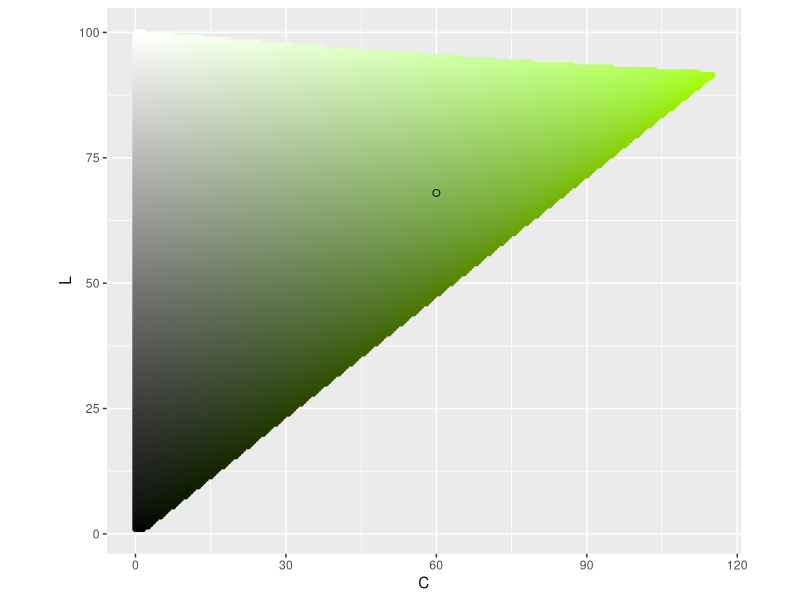
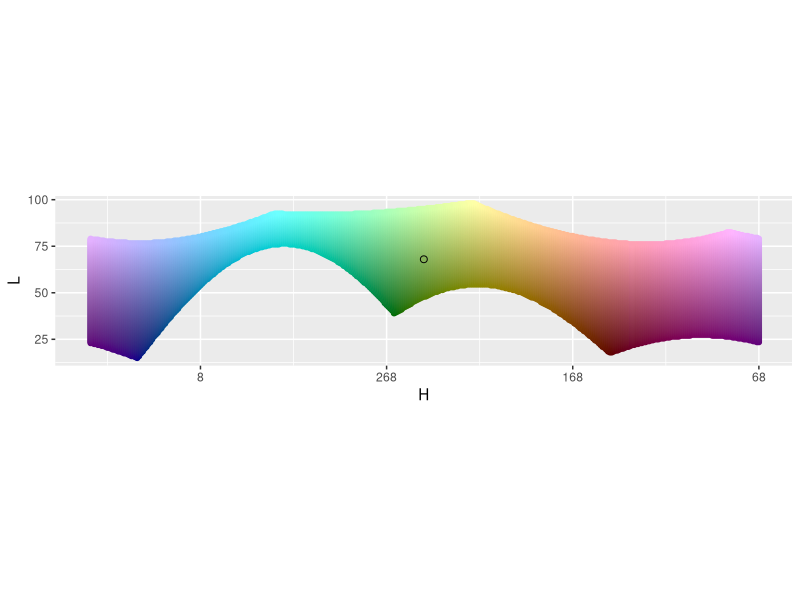
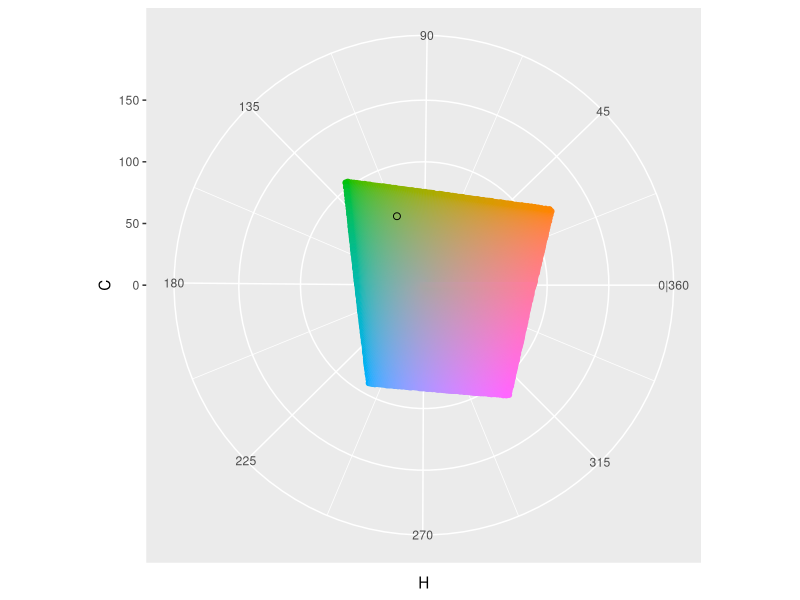
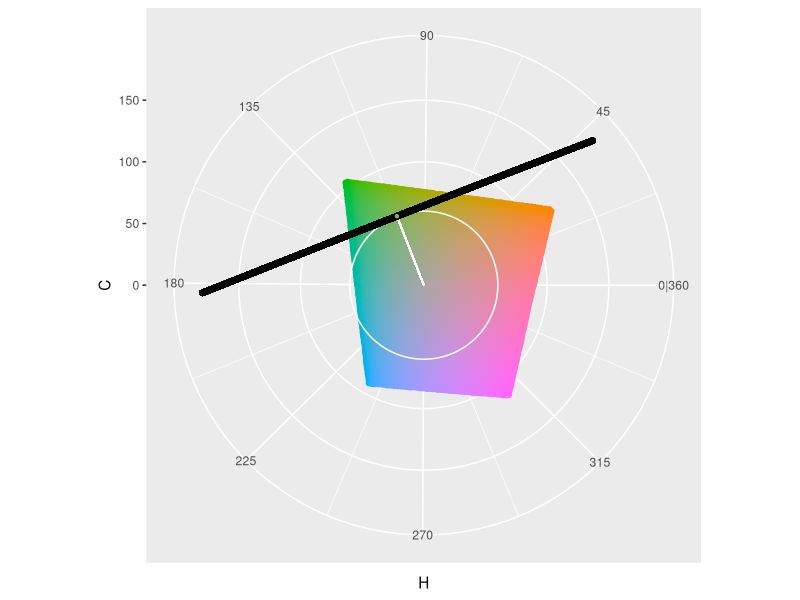
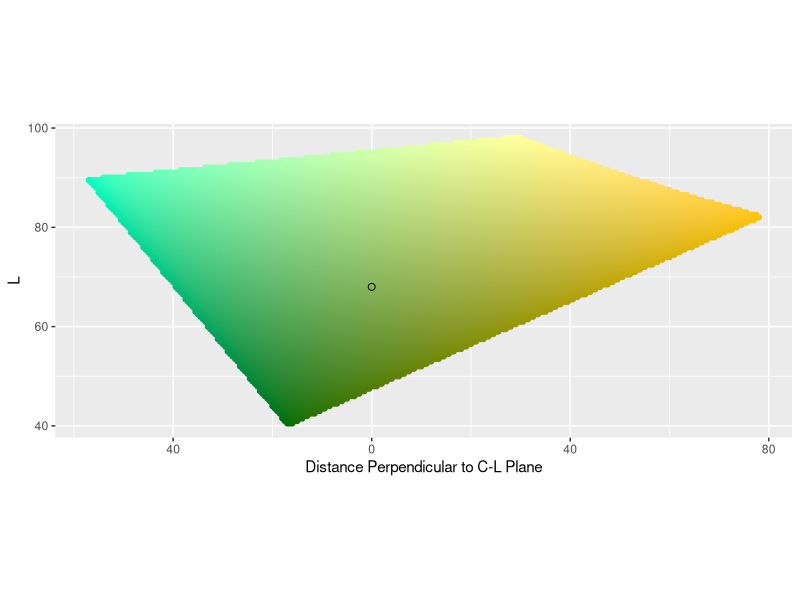
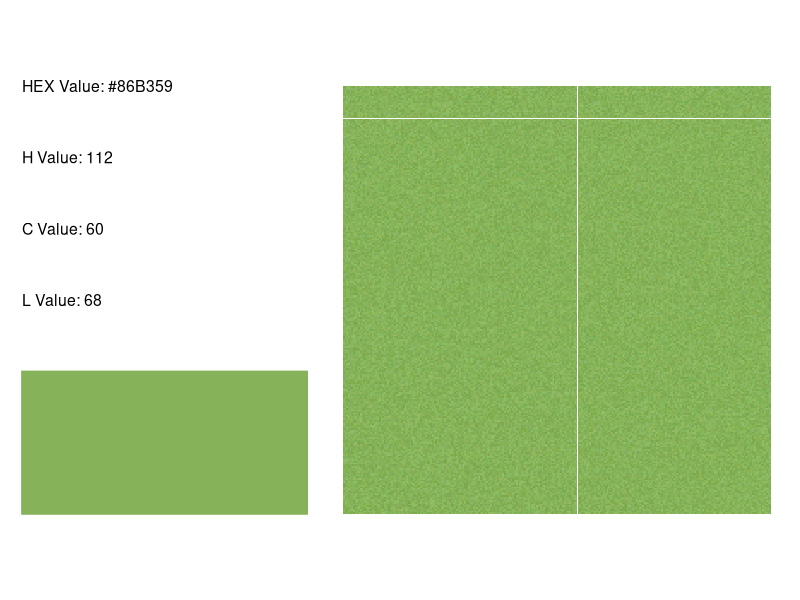
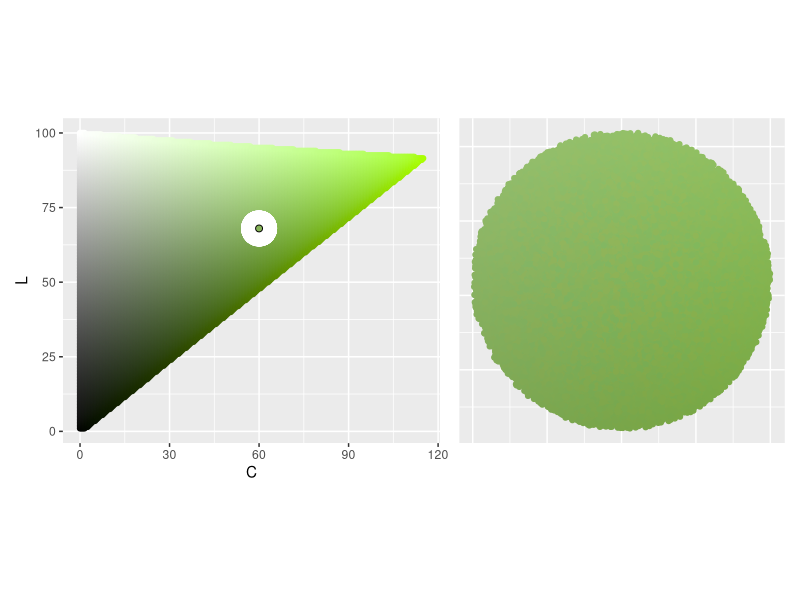
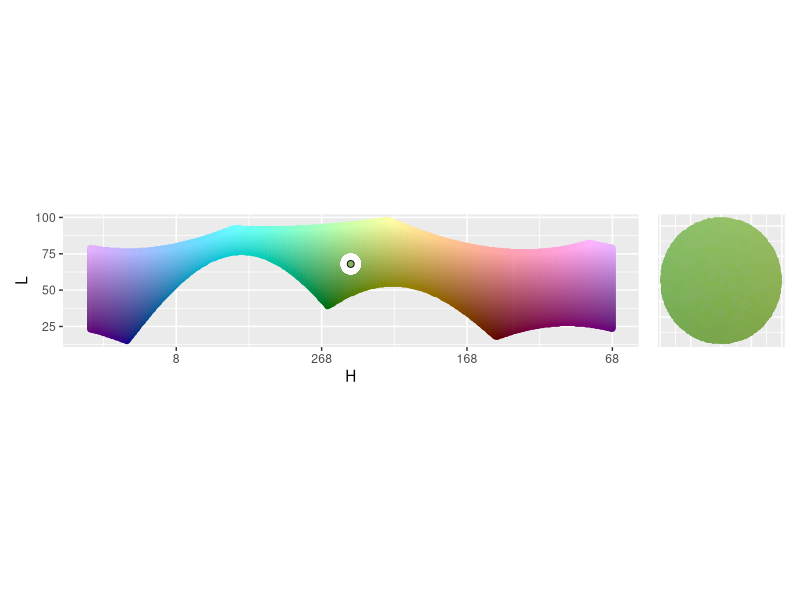

These figures' R source, in order: (Note: a time limit stopped this script after it produced the figures.)
## ---- chunk 1
knitr::opts_chunk$set(eval = FALSE)
knitr::opts_knit$set(bookdown.internal.label = FALSE)
knitr::opts_chunk$set(out.extra = 'style="display:block; margin:auto;"')  # center
## ---- chunk 2
##---------
# Libraries
##---------
library(tidyverse)
library(patchwork)
library(colorspace)
## ---- chunk 3
##------------
# Pick a color
##------------
H_point <- 112
C_point <- 60
L_point <- 68

color_hex <- hcl(H_point, 
                 C_point,
                 L_point,
                 fixup = FALSE)

color_points <- data.frame(x = C_point * cos(H_point * pi/180),
                           y = C_point * sin(H_point * pi/180),
                           z = L_point,
                           H = H_point,
                           C = C_point,
                           L = L_point,
                           color_value = color_hex,
                           perpendicular_from_C_L = 0,
                           parallel_along_C_L = 0,
                           row_value = 0,
                           col_value = 0)
## ---- chunk 4
##--------------------------------
# See color in H, C, L color space 
##--------------------------------
# C-L Plane ----
get_C_L_plane <- function(H_point) {
  expand_grid(H = H_point,
              C = seq(0, 180, .5),
              L = seq(1, 100, .5)) %>%
    mutate(color_value = hcl(H, C, L, fixup = FALSE)) %>%
    filter(!is.na(color_value))
}
C_L_plane <- get_C_L_plane(H_point)

graph_C_L_plane <- function(C_L_plane, color_points, color_hex) {
  ggplot() +
    geom_point(data = C_L_plane,
               aes(C, L, color = color_value, fill = color_value)) +
    geom_point(data = color_points,
               aes(C, L, color = "white", fill = "white")) +
    scale_x_continuous(labels = abs) +
    scale_color_identity() +
    scale_fill_identity() +
    geom_point(aes(x = C_point,
                   y = L_point),
               color = 'black',
               fill = color_hex,
               shape = 21,
               size = 2) +
    coord_equal()
}
graph_C_L_plane(C_L_plane, color_points, color_hex)
## ---- chunk 5
knitr::include_graphics('/post/2021-08-09-choosing-nearby-colors-part-1/index.en-us_files/c_l_plane.png', error = FALSE)
## ---- chunk 6
# H-L Curve ----
get_H_L_curve <- function(C_point) {
  expand_grid(H = seq(1, 360, 1),
              C = C_point,
              L = seq(1, 100, .5)) %>%
    mutate(color_value = hcl(H, C, L, fixup = FALSE)) %>%
    filter(!is.na(color_value))
}
H_L_curve <- get_H_L_curve(C_point)

label_H_center <- function(H_point, ...) {
  function(x) {(x + (180 - H_point)) %% 360}
}

graph_H_L_curve <- function(H_L_curve, color_points, color_hex, H_point) {
  ggplot() +
    geom_point(data = H_L_curve,
               aes((H + (180 - H_point)) %% 360, L, 
                   color = color_value, fill = color_value)) +
    geom_point(data = color_points,
               aes((H + (180 - H_point)) %% 360, L, 
                   color = "white", fill = "white")) +
    scale_color_identity() +
    scale_fill_identity() +
    geom_point(aes(x = 180, # Because we rotated points to not drop over edge
                   y = L_point),
               color = 'black',
               fill = color_hex,
               shape = 21,
               size = 2) +
    scale_x_reverse('H', # Like you're standing on the inside
                    labels = label_H_center(H_point = H_point),
                    limits = c(360, 0)) +
    coord_equal()
}
graph_H_L_curve(H_L_curve, color_points, color_hex, H_point)
## ---- chunk 7
knitr::include_graphics('/post/2021-08-09-choosing-nearby-colors-part-1/index.en-us_files/h_l_curve.png', error = FALSE)
## ---- chunk 8
# H-C plane ----
get_H_C_plane <- function(L_point){
  expand_grid(H = seq(1, 360, 1),
              C = seq(0, 180, .5),
              L = L_point) %>%
    mutate(color_value = hcl(H, C, L, fixup = FALSE)) %>%
    filter(!is.na(color_value))
}
H_C_plane <- get_H_C_plane(L_point)

graph_H_C_plane <- function(H_C_plane, color_points, color_hex) {
  ggplot() +
    geom_point(data = H_C_plane,
               aes(H, C, color = color_value, fill = color_value)) +
    geom_point(data = color_points,
               aes(H, C, color = "white", fill = "white")) +
    scale_color_identity() +
    scale_fill_identity() +
    scale_x_continuous(breaks = seq(45, 360, 45),
                       minor_breaks = seq(0, 315, 45) + 45/2,
                       labels = c('45', '90', '135', '180', 
                                  '225', '270', '315', '0|360')) +
    scale_y_continuous(limits = c(0, 180)) +
    geom_point(aes(x = H_point,
                   y = C_point),
               color = 'black',
               fill = color_hex,
               shape = 21,
               size = 2) +
    coord_polar(start = 270 * pi / 180,
                direction = -1)
}
graph_H_C_plane(H_C_plane, color_points, color_hex)
ggsave(here::here("output", "color_investigation", "h_c_plane.png"), 
       width = 5, height = 5)
## ---- chunk 9
knitr::include_graphics('/post/2021-08-09-choosing-nearby-colors-part-1/index.en-us_files/h_c_plane.png', error = FALSE)
## ---- chunk 10
# C tangent plane ----
C_circle <- data.frame(H = seq(1, 360),
                       C = C_point,
                       color_value = "white")
C_tangent_plane <- expand_grid(x = C_point, # Plane perpendicular to H at C
                       perpendicular_from_C_L = 
                         seq(-sqrt(180^2 - C_point^2), sqrt(180^2 - C_point^2)),
                       L = seq(1, 100, 1)) %>%
  mutate(x_rotate = x * cos(H_point * pi/180) -  # rotate
           perpendicular_from_C_L * sin(H_point * pi/180),
         y_rotate = x * sin(H_point * pi/180) + 
           perpendicular_from_C_L * cos(H_point * pi/180)) %>%
  mutate(x = x_rotate,
         y = y_rotate) %>%
  select(-x_rotate, -y_rotate)  %>%
  mutate(H = (atan2(y, x) * 180/pi) %% 360,
         C = sqrt(x^2 + y^2)) %>%
  mutate(color_value = "white")
ggplot(data = H_C_plane,
       aes(H, C, color = color_value, fill = color_value)) +
  geom_point() +
  scale_color_identity() +
  scale_fill_identity() +
  scale_x_continuous(breaks = seq(45, 360, 45),
                     minor_breaks = seq(0, 315, 45) + 45/2,
                     labels = c('45', '90', '135', '180', 
                                '225', '270', '315', '0|360')) +
  scale_y_continuous(limits = c(0, 180)) +
  geom_path(data = C_circle) +
  geom_segment(x = H_point,
               y = 0,
               xend = H_point,
               yend = C_point,
               col = "white") +
  geom_point(data = C_tangent_plane, col = "black") +
  geom_point(x = H_point,
             y = C_point,
             color = 'black',
             fill = color_hex,
             shape = 21) +
  coord_polar(start = 270 * pi / 180,
              direction = -1)
## ---- chunk 11
knitr::include_graphics('/post/2021-08-09-choosing-nearby-colors-part-1/index.en-us_files/c_tangent_plane_setup.png', error = FALSE)
## ---- chunk 12
get_C_tangent_plane <- function(H_point, C_point) {
  expand_grid(x = C_point, # Plane perpendicular to H at C
              perpendicular_from_C_L = seq(-180, 180, .5),
              L = seq(1, 100, .5)) %>%
    mutate(x_rotate = x * cos(H_point * pi/180) -  # rotate
             perpendicular_from_C_L * sin(H_point * pi/180),
           y_rotate = x * sin(H_point * pi/180) + 
             perpendicular_from_C_L * cos(H_point * pi/180)) %>%
    mutate(x = x_rotate,
           y = y_rotate) %>%
    select(-x_rotate, -y_rotate)  %>%
    mutate(H = (atan2(y, x) * 180/pi) %% 360,
           C = sqrt(x^2 + y^2)) %>%
    mutate(color_value = hcl(H, C, L, fixup = FALSE)) %>%
    filter(!is.na(color_value))
}
C_tangent_plane <- get_C_tangent_plane(H_point, C_point)

graph_C_tangent_plane <- function(C_tangent_plane, color_points, color_hex) {
  ggplot() +
    geom_point(data = C_tangent_plane,
               aes(perpendicular_from_C_L, L, 
                   color = color_value, fill = color_value)) +
    geom_point(data = color_points,
               aes(perpendicular_from_C_L, L, 
                   color = "white", fill = "white")) +
    scale_color_identity() +
    scale_fill_identity() +
    scale_x_reverse("Distance Perpendicular to C-L Plane",
                    labels = abs) +
    geom_point(aes(x = 0,
                   y = L_point),
               color = 'black',
               fill = color_hex,
               shape = 21,
               size = 2) +
    coord_equal()
}
graph_C_tangent_plane(C_tangent_plane, color_points, color_hex)
## ---- chunk 13
knitr::include_graphics('/post/2021-08-09-choosing-nearby-colors-part-1/index.en-us_files/c_tangent_plane.png', error = FALSE)
## ---- chunk 14
##------
# Sphere
##------
radius <- 5
n_points <- 250^2

color_points <- data.frame(x = rnorm(n = n_points),
                           y = rnorm(n = n_points),
                           z = rnorm(n = n_points),
                           U = runif(n = n_points)^(1/3)) %>%
  mutate(normalize = sqrt(x^2 + y^2 + z^2)) %>%
  mutate(x = x * U / normalize,
         y = y * U / normalize,
         z = z * U / normalize) %>%
  select(-U, -normalize) %>% # have random points in a sphere here
  mutate(x = x * radius, # stretch
         y = y * radius,
         z = z * radius) %>%
  mutate(x = x + C_point * cos(H_point * pi/180), # move
         y = y + C_point * sin(H_point * pi/180),
         z = z + L_point) %>%
  mutate(H = (atan2(y, x) * 180/pi) %% 360,
         C = sqrt(x^2 + y^2),
         L = z) %>%
  mutate(color_value = hcl(H, C, L, fixup = FALSE)) %>%
  mutate(perpendicular_from_C_L = x * sin(-H_point * pi/180) + 
           y * cos(-H_point * pi/180),
         parallel_along_C_L = x * cos(-H_point * pi/180) - 
           y * sin(-H_point * pi/180)) %>%
  mutate(row_value = sample(row_number(), n()),
         col_value = ceiling(row_value / sqrt(n_points))) %>%
  mutate(row_value = (row_value %% sqrt(n_points)) + 1)
## ---- chunk 15
graph_info <- function(H_point, C_point, L_point) {
  color_hex <- hcl(H_point, 
                   C_point,
                   L_point,
                   fixup = FALSE)
  
  ggplot() +
    geom_rect(aes(xmin = 0, xmax = 1,
                  ymin = 0, ymax = .5), col = color_hex, fill = color_hex) +
    geom_text(data = data.frame(x = 0,
                                y = seq(1.5, .75, -.25),
                                label = c(paste("HEX Value:", color_hex), 
                                          paste("H Value:", H_point),
                                          paste("C Value:", C_point),
                                          paste("L Value:", L_point))),
              aes(x, y, label = label), hjust = 0, size = 4) +
    coord_equal() +
    theme_void()
}

graph_sample <- function(color_points) {
  ggplot(data = color_points,
         aes(x = row_value,
             y = col_value,
             fill = color_value)) +
    geom_tile() +
    coord_equal() +
    scale_fill_identity() +
    theme_void()
}

p1 <- graph_info(H_point, C_point, L_point)
p2 <- graph_sample(color_points)
p1 + p2
## ---- chunk 16
knitr::include_graphics('/post/2021-08-09-choosing-nearby-colors-part-1/index.en-us_files/sphere_info.png', error = FALSE)
## ---- chunk 17
graph_C_L <- function(color_points) {
  ggplot(data = color_points, aes(C, L, col = color_value, fill = color_value)) +
    geom_point() +
    scale_color_identity() +
    scale_fill_identity() +
    coord_equal() +
    theme(axis.line=element_blank(), axis.text.x=element_blank(),
          axis.text.y=element_blank(), axis.ticks=element_blank(),
          axis.title.x=element_blank(), axis.title.y=element_blank())
}

p1 <- graph_C_L_plane(C_L_plane, color_points, color_hex)
p2 <- graph_C_L(color_points)
p1 + p2
## ---- chunk 18
knitr::include_graphics('/post/2021-08-09-choosing-nearby-colors-part-1/index.en-us_files/sphere_c_l.png', error = FALSE)
## ---- chunk 19
graph_H_L <- function(color_points, H_point) {
  ggplot(data = color_points, aes((H + (180 - H_point)) %% 360, L, 
                                  col = color_value, fill = color_value)) +
    geom_point() +
    scale_color_identity() +
    scale_fill_identity() +
    scale_x_reverse() +
    coord_equal() +
    theme(axis.line=element_blank(), axis.text.x=element_blank(),
          axis.text.y=element_blank(), axis.ticks=element_blank(),
          axis.title.x=element_blank(), axis.title.y=element_blank())
}

p1 <- graph_H_L_curve(H_L_curve, color_points, color_hex, H_point)
p2 <- graph_H_L(color_points, H_point)
p1 + p2
## ---- chunk 20
knitr::include_graphics('/post/2021-08-09-choosing-nearby-colors-part-1/index.en-us_files/sphere_h_l.png', error = FALSE)
## ---- chunk 21
graph_perpendicular_from_C_L <- function(color_points) {
  ggplot(data = color_points, aes(perpendicular_from_C_L, L, 
                                  color = color_value, fill = color_value)) +
    geom_point() +
    scale_color_identity() +
    scale_fill_identity()  +
    scale_x_reverse() +
    coord_equal() +
    theme(axis.line=element_blank(), axis.text.x=element_blank(),
          axis.text.y=element_blank(), axis.ticks=element_blank(),
          axis.title.x=element_blank(), axis.title.y=element_blank())
}

p1 <- graph_C_tangent_plane(C_tangent_plane, color_points, color_hex)
p2 <- graph_perpendicular_from_C_L(color_points)
p1 + p2
## ---- chunk 22
knitr::include_graphics('/post/2021-08-09-choosing-nearby-colors-part-1/index.en-us_files/sphere_p_c_l.png', error = FALSE)
## ---- chunk 23
graph_x_y <- function(color_points, H_point) {
  ggplot(data = color_points, aes(x, y, 
                                  col = color_value, fill = color_value)) +
    geom_abline(slope = c(tan(-67.5 * pi/180), 
                          tan(-45 * pi/180), 
                          tan(-22.5 * pi/180),
                          0, 
                          100000,
                          tan(22.5 * pi/180), 
                          tan(45 * pi/180), 
                          tan(67.5 * pi/180)), 
                intercept = 0,
                color = "white") +
    geom_abline(slope = tan(H_point * pi/180), 
                intercept = 0,
                color = "black") +
    geom_point() +
    scale_color_identity() +
    scale_fill_identity() +
    coord_equal() +
    theme(axis.line=element_blank(), axis.text.x=element_blank(),
          axis.text.y=element_blank(), axis.ticks=element_blank(),
          axis.title.x=element_blank(), axis.title.y=element_blank(),
          panel.grid.major=element_blank(), panel.grid.minor=element_blank())
}

p1 <- graph_H_C_plane(H_C_plane, color_points, color_hex)
p2 <- graph_x_y(color_points, H_point)
p1 + p2
ggsave(here::here("output", "color_investigation", "sphere_h_c.png"), 
       width = 5, height = 2.5)
## ---- chunk 24
knitr::include_graphics('/post/2021-08-09-choosing-nearby-colors-part-1/index.en-us_files/sphere_h_c.png', error = FALSE)
## ---- chunk 25
##-------
# Ellipse
##-------
H_radius <- 2.5
C_radius <- 5
L_radius <- 10

color_points <- data.frame(x = rnorm(n = n_points),
                           y = rnorm(n = n_points),
                           z = rnorm(n = n_points),
                           U = runif(n = n_points)^(1/3)) %>%
  mutate(normalize = sqrt(x^2 + y^2 + z^2)) %>%
  mutate(x = x * U / normalize,
         y = y * U / normalize,
         z = z * U / normalize) %>%
  select(-U, -normalize) %>% # have random points in a sphere here
  mutate(x = x * C_radius, # stretch
         y = y * H_radius,
         z = z * L_radius) %>%
  mutate(x_turn = x * cos(H_point * pi/180) - 
           y * sin(H_point * pi/180), # rotate
         y_turn = x * sin(H_point * pi/180) + 
           y * cos(H_point * pi/180)) %>%
  mutate(x = x_turn,
         y = y_turn) %>%
  select(-x_turn, -y_turn) %>%
  mutate(x = x + C_point * cos(H_point * pi/180), # move
         y = y + C_point * sin(H_point * pi/180),
         z = z + L_point) %>%
  mutate(H = (atan2(y, x) * 180/pi) %% 360,
         C = sqrt(x^2 + y^2),
         L = z) %>%
  filter(L >= 0 & L <= 100 & C >= 0) %>%
  mutate(color_value = hcl(H, C, L, fixup = FALSE)) %>%
  mutate(perpendicular_from_C_L = x * sin(-H_point * pi/180) + 
           y * cos(-H_point * pi/180),
         parallel_along_C_L = x * cos(-H_point * pi/180) - 
           y * sin(-H_point * pi/180)) %>%
  mutate(row_value = sample(row_number(), n()),
         col_value = ceiling(row_value / sqrt(n_points))) %>%
  mutate(row_value = (row_value %% sqrt(n_points)) + 1)
## ---- chunk 26
p1 <- graph_info(H_point, C_point, L_point)
p2 <- graph_sample(color_points)
p1 + p2
## ---- chunk 27
knitr::include_graphics('/post/2021-08-09-choosing-nearby-colors-part-1/index.en-us_files/ellipse_info.png', error = FALSE)
## ---- chunk 28
p1 <- graph_C_L_plane(C_L_plane, color_points, color_hex)
p2 <- graph_C_L(color_points)
p1 + p2
## ---- chunk 29
knitr::include_graphics('/post/2021-08-09-choosing-nearby-colors-part-1/index.en-us_files/ellipse_c_l.png', error = FALSE)
## ---- chunk 30
p1 <- graph_H_L_curve(H_L_curve, color_points, color_hex, H_point)
p2 <- graph_H_L(color_points, H_point)
p1 + p2
## ---- chunk 31
knitr::include_graphics('/post/2021-08-09-choosing-nearby-colors-part-1/index.en-us_files/ellipse_h_l.png', error = FALSE)
## ---- chunk 32
p1 <- graph_C_tangent_plane(C_tangent_plane, color_points, color_hex)
p2 <- graph_perpendicular_from_C_L(color_points)
p1 + p2
## ---- chunk 33
knitr::include_graphics('/post/2021-08-09-choosing-nearby-colors-part-1/index.en-us_files/ellipse_p_c_l.png', error = FALSE)
## ---- chunk 34
p1 <- graph_H_C_plane(H_C_plane, color_points, color_hex)
p2 <- graph_x_y(color_points, H_point)
p1 + p2
## ---- chunk 35
knitr::include_graphics('/post/2021-08-09-choosing-nearby-colors-part-1/index.en-us_files/ellipse_h_c.png', error = FALSE)
## ---- chunk 36
##--------------
# Tilted Ellipse
##--------------
theta_radius <- 10
other_C_L_radius <- 3
perpendicular_C_L_radius <- 5

# Try rotating to point major axis to max chroma value
max_chromas <- max_chroma(h = H_point, l = seq(1, 100, .5))
tilt_theta <- atan2(seq(1, 100, .5)[max(max_chromas) == max_chromas] - L_point,
                     max(max_chromas) - C_point)

color_points <- data.frame(x = rnorm(n = n_points),
           y = rnorm(n = n_points),
           z = rnorm(n = n_points),
           U = runif(n = n_points)^(1/3)) %>%
  mutate(normalize = sqrt(x^2 + y^2 + z^2)) %>%
  mutate(x = x * U / normalize,
         y = y * U / normalize,
         z = z * U / normalize) %>%
  select(-U, -normalize) %>% # have random points in a sphere here
  mutate(x = x * theta_radius, # stretch
         y = y * other_C_L_radius,
         z = z * perpendicular_C_L_radius) %>%
  mutate(z_tilt = z * cos(tilt_theta) + x * sin(tilt_theta), # tilt
         x_tilt = z * -sin(tilt_theta) + x * cos(tilt_theta)) %>%
  mutate(x = x_tilt,
         z = z_tilt) %>%
  select(-x_tilt, -z_tilt) %>%
  mutate(x_turn = x * cos(H_point * pi/180) - 
           y * sin(H_point * pi/180), # rotate
         y_turn = x * sin(H_point * pi/180) + 
           y * cos(H_point * pi/180)) %>%
  mutate(x = x_turn,
         y = y_turn) %>%
  select(-x_turn, -y_turn) %>%
  mutate(x = x + C_point * cos(H_point * pi/180), # move
         y = y + C_point * sin(H_point * pi/180),
         z = z + L_point) %>%
  mutate(H = (atan2(y, x) * 180/pi) %% 360,
         C = sqrt(x^2 + y^2),
         L = z) %>%
  filter(L >= 0 & L <= 100 & C >= 0) %>%
  mutate(color_value = hcl(H, C, L, fixup = FALSE)) %>%
  mutate(perpendicular_from_C_L = x * sin(-H_point * pi/180) + 
           y * cos(-H_point * pi/180),
         parallel_along_C_L = x * cos(-H_point * pi/180) - 
           y * sin(-H_point * pi/180)) %>%
  mutate(row_value = sample(row_number(), n()),
         col_value = ceiling(row_value / sqrt(n_points))) %>%
  mutate(row_value = (row_value %% sqrt(n_points)) + 1)
## ---- chunk 37
p1 <- graph_info(H_point, C_point, L_point)
p2 <- graph_sample(color_points)
p1 + p2
## ---- chunk 38
knitr::include_graphics('/post/2021-08-09-choosing-nearby-colors-part-1/index.en-us_files/tilted_ellipse_info.png', error = FALSE)
## ---- chunk 39
p1 <- graph_C_L_plane(C_L_plane, color_points, color_hex)
p2 <- graph_C_L(color_points)
p1 + p2
## ---- chunk 40
knitr::include_graphics('/post/2021-08-09-choosing-nearby-colors-part-1/index.en-us_files/tilted_ellipse_c_l.png', error = FALSE)
## ---- chunk 41
p1 <- graph_H_L_curve(H_L_curve, color_points, color_hex, H_point)
p2 <- graph_H_L(color_points, H_point)
p1 + p2
## ---- chunk 42
knitr::include_graphics('/post/2021-08-09-choosing-nearby-colors-part-1/index.en-us_files/tilted_ellipse_h_l.png', error = FALSE)
## ---- chunk 43
p1 <- graph_C_tangent_plane(C_tangent_plane, color_points, color_hex)
p2 <- graph_perpendicular_from_C_L(color_points)
p1 + p2
## ---- chunk 44
knitr::include_graphics('/post/2021-08-09-choosing-nearby-colors-part-1/index.en-us_files/tilted_ellipse_p_c_l.png', error = FALSE)
## ---- chunk 45
p1 <- graph_H_C_plane(H_C_plane, color_points, color_hex)
p2 <- graph_x_y(color_points, H_point)
p1 + p2
## ---- chunk 46
knitr::include_graphics('/post/2021-08-09-choosing-nearby-colors-part-1/index.en-us_files/tilted_ellipse_h_c.png', error = FALSE)
## ---- chunk 47
##--------
# Clean up
##--------
# sampling, hitting edges
# within h bounds, this also catches C on the other side
# symmetric on H

H_bound <- 3 # up to 90
get_color_points <- function(n_points, oversample,
                             H_point, C_point, L_point,
                             theta_radius, other_C_L_radius, 
                             perpendicular_C_L_radius,
                             tilt_theta, H_bound) {
  data.frame(x = rnorm(n = n_points * oversample), # over sample in case some points fail
             y = rnorm(n = n_points * oversample),
             z = rnorm(n = n_points * oversample),
             U = runif(n = n_points * oversample)^(1/3)) %>%
    mutate(normalize = sqrt(x^2 + y^2 + z^2)) %>%
    mutate(x = x * U / normalize,
           y = y * U / normalize,
           z = z * U / normalize) %>%
    select(-U, -normalize) %>% # have random points in a sphere here
    mutate(x = x * theta_radius, # stretch
           y = y * other_C_L_radius,
           z = z * perpendicular_C_L_radius) %>%
    mutate(z_tilt = z * cos(tilt_theta) + x * sin(tilt_theta), # tilt
           x_tilt = z * -sin(tilt_theta) + x * cos(tilt_theta)) %>%
    mutate(x = x_tilt,
           z = z_tilt) %>%
    select(-x_tilt, -z_tilt) %>%
    mutate(x_turn = x * cos(H_point * pi/180) - y * sin(H_point * pi/180), # rotate
           y_turn = x * sin(H_point * pi/180) + y * cos(H_point * pi/180)) %>%
    mutate(x = x_turn,
           y = y_turn) %>%
    select(-x_turn, -y_turn) %>%
    mutate(x = x + C_point * cos(H_point * pi/180), # move
           y = y + C_point * sin(H_point * pi/180),
           z = z + L_point) %>%
    mutate(H = (atan2(y, x) * 180/pi) %% 360,
           C = sqrt(x^2 + y^2),
           L = z) %>%
    filter(L >= 0 & L <= 100 & C >= 0) %>%
    mutate(color_value = hcl(H, C, L, fixup = FALSE)) %>%
    filter(!is.na(color_value)) %>% # check if exists
    mutate(H_diff = (180 - abs(abs(H - H_point) - 180)) * 
             sign(180 - abs(H - H_point)) * sign(H - H_point)) %>% # H diff, check if crosses 360
    filter(abs(H_diff) <= H_bound) %>% # check in H bound
    filter(!is.na(hcl(H_point - H_diff, C, L, fixup = FALSE))) %>% # symmetric
    select(!H_diff) %>%
    sample_n(n_points) %>% # sample down to desired amount
    mutate(perpendicular_from_C_L = x * sin(-H_point * pi/180) + 
             y * cos(-H_point * pi/180),
           parallel_along_C_L = x * cos(-H_point * pi/180) - 
             y * sin(-H_point * pi/180)) %>%
    mutate(row_value = sample(row_number(), n()),
           col_value = ceiling(row_value / sqrt(n_points))) %>%
    mutate(row_value = (row_value %% sqrt(n_points)) + 1)
}

color_points <- get_color_points(250^2, 10,
                                 H_point, C_point, L_point,
                                 theta_radius, other_C_L_radius, 
                                 perpendicular_C_L_radius,
                                 tilt_theta, H_bound)

## ---- chunk 48
##-------
# Compare
##-------
H_bound <- 90
color_points_sphere <- get_color_points(250^2, 10,
                                        H_point, C_point, L_point,
                                        theta_radius = radius, 
                                        other_C_L_radius = radius, 
                                        perpendicular_C_L_radius = radius,
                                        tilt_theta = 0, H_bound)
color_points_ellipse <- get_color_points(250^2, 10,
                                         H_point, C_point, L_point,
                                         theta_radius = C_radius, 
                                         other_C_L_radius = H_radius, 
                                         perpendicular_C_L_radius = L_radius,
                                         tilt_theta = 0, H_bound)
color_points_tilted_ellipse <- get_color_points(250^2, 10,
                                                H_point, C_point, L_point,
                                                theta_radius, 
                                                other_C_L_radius, 
                                                perpendicular_C_L_radius,
                                                tilt_theta, H_bound)

p1 <- graph_sample(color_points_sphere)
p2 <- graph_sample(color_points_ellipse)
p3 <- graph_sample(color_points_tilted_ellipse)
p1 + p2 + p3
## ---- chunk 49
knitr::include_graphics('/post/2021-08-09-choosing-nearby-colors-part-1/index.en-us_files/compare_info.png', error = FALSE)
## ---- chunk 50
#--------------------
# Try some other ones
#--------------------

# Outside Edge ----
H_point <- 63
C_point <- 93
L_point <- 81

color_hex <- hcl(H_point, 
                 C_point,
                 L_point,
                 fixup = FALSE)

C_L_plane <- get_C_L_plane(H_point)
H_L_curve <- get_H_L_curve(C_point)
C_tangent_plane <- get_C_tangent_plane(H_point, C_point)
H_C_plane <- get_H_C_plane(L_point)

theta_radius <- 40
other_C_L_radius <- 3
perpendicular_C_L_radius <- 5

tilt_theta <- 0
H_bound <- 90

color_points <- get_color_points(250^2, 10,
                                 H_point, C_point, L_point,
                                 theta_radius, other_C_L_radius, 
                                 perpendicular_C_L_radius,
                                 tilt_theta, H_bound)
## ---- chunk 51
p1 <- graph_info(H_point, C_point, L_point)
p2 <- graph_sample(color_points)
p1 + p2
## ---- chunk 52
knitr::include_graphics('/post/2021-08-09-choosing-nearby-colors-part-1/index.en-us_files/outside_edge_info.png', error = FALSE)
## ---- chunk 53
p1 <- graph_C_L_plane(C_L_plane, color_points, color_hex)
p2 <- graph_C_L(color_points)
p1 + p2
## ---- chunk 54
knitr::include_graphics('/post/2021-08-09-choosing-nearby-colors-part-1/index.en-us_files/outside_edge_c_l.png', error = FALSE)
## ---- chunk 55
p1 <- graph_H_L_curve(H_L_curve, color_points, color_hex, H_point)
p2 <- graph_H_L(color_points, H_point)
p1 + p2
## ---- chunk 56
knitr::include_graphics('/post/2021-08-09-choosing-nearby-colors-part-1/index.en-us_files/outside_edge_h_l.png', error = FALSE)
## ---- chunk 57
p1 <- graph_C_tangent_plane(C_tangent_plane, color_points, color_hex)
p2 <- graph_perpendicular_from_C_L(color_points)
p1 + p2
ggsave(here::here("output", "color_investigation", ""), 
       width = 5, height = 1.5)
## ---- chunk 58
knitr::include_graphics('/post/2021-08-09-choosing-nearby-colors-part-1/index.en-us_files/outside_edge_p_c_l.png', error = FALSE)
## ---- chunk 59
p1 <- graph_H_C_plane(H_C_plane, color_points, color_hex)
p2 <- graph_x_y(color_points, H_point)
p1 + p2
ggsave(here::here("output", "color_investigation", ""), 
       width = 5, height = 3)
## ---- chunk 60
knitr::include_graphics('/post/2021-08-09-choosing-nearby-colors-part-1/index.en-us_files/outside_edge_h_c.png', error = FALSE)
## ---- chunk 61
# Inside Edge ----
H_point <- 319
C_point <- 10
L_point <- 50

color_hex <- hcl(H_point, 
                 C_point,
                 L_point,
                 fixup = FALSE)

C_L_plane <- get_C_L_plane(H_point)
H_L_curve <- get_H_L_curve(C_point)
C_tangent_plane <- get_C_tangent_plane(H_point, C_point)
H_C_plane <- get_H_C_plane(L_point)

theta_radius <- 40
other_C_L_radius <- 5
perpendicular_C_L_radius <- 20

tilt_theta <- 90 * pi/180
H_bound <- 45

color_points <- get_color_points(250^2, 10,
                                 H_point, C_point, L_point,
                                 theta_radius, other_C_L_radius, 
                                 perpendicular_C_L_radius,
                                 tilt_theta, H_bound)
## ---- chunk 62
p1 <- graph_info(H_point, C_point, L_point)
p2 <- graph_sample(color_points)
p1 + p2
## ---- chunk 63
knitr::include_graphics('/post/2021-08-09-choosing-nearby-colors-part-1/index.en-us_files/inside_edge_info.png', error = FALSE)
## ---- chunk 64
p1 <- graph_C_L_plane(C_L_plane, color_points, color_hex)
p2 <- graph_C_L(color_points)
p1 + p2
## ---- chunk 65
knitr::include_graphics('/post/2021-08-09-choosing-nearby-colors-part-1/index.en-us_files/inside_edge_c_l.png', error = FALSE)
## ---- chunk 66
p1 <- graph_H_L_curve(H_L_curve, color_points, color_hex, H_point)
p2 <- graph_H_L(color_points, H_point)
p1 + p2
## ---- chunk 67
knitr::include_graphics('/post/2021-08-09-choosing-nearby-colors-part-1/index.en-us_files/inside_edge_h_l.png', error = FALSE)
## ---- chunk 68
p1 <- graph_C_tangent_plane(C_tangent_plane, color_points, color_hex)
p2 <- graph_perpendicular_from_C_L(color_points)
p1 + p2
ggsave(here::here("output", "color_investigation", ""), 
       width = 5, height = 1.5)
## ---- chunk 69
knitr::include_graphics('/post/2021-08-09-choosing-nearby-colors-part-1/index.en-us_files/inside_edge_p_c_l.png', error = FALSE)
## ---- chunk 70
p1 <- graph_H_C_plane(H_C_plane, color_points, color_hex)
p2 <- graph_x_y(color_points, H_point)
p1 + p2
ggsave(here::here("output", "color_investigation", ""), 
       width = 5, height = 3)
## ---- chunk 71
knitr::include_graphics('/post/2021-08-09-choosing-nearby-colors-part-1/index.en-us_files/inside_edge_h_c.png', error = FALSE)
